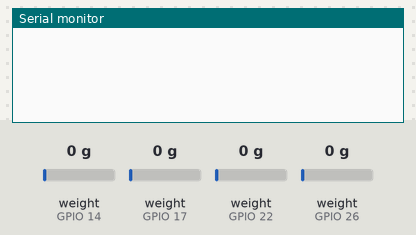
Bench run of a sketch on a simulated ESP32. Parts: the last lines printed to the serial monitor. The test bench sets the inputs (shaded band); at power-on: weight on the scale (sensors on GPIO 14, GPIO 17, GPIO 22, GPIO 26) 0 g.

Above: at 1.6 s.
1.7 s: weight on the scale (sensor on GPIO 14) set to 100 g
At 3.2 s:
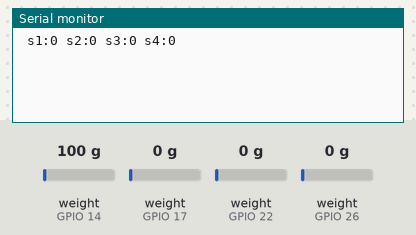
4.7 s: weight on the scale (sensor on GPIO 17) set to 100 g
At 5.7 s:
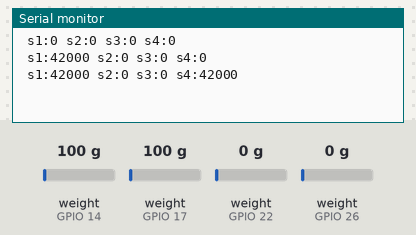
6.2 s: weight on the scale (sensor on GPIO 22) set to 100 g
At 7.5 s:
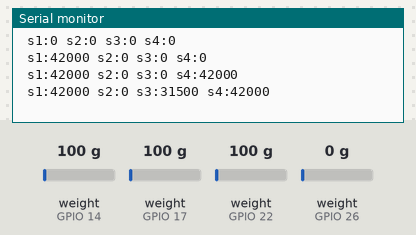
7.7 s: weight on the scale (sensor on GPIO 26) set to 100 g
At 9.0 s:
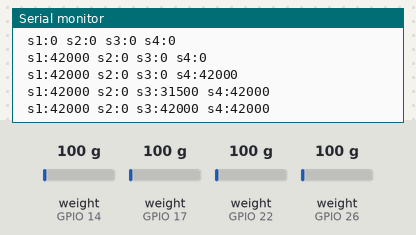
9.2 s: weight on the scale (sensor on GPIO 14) set to 1250 g
At 10.5 s:
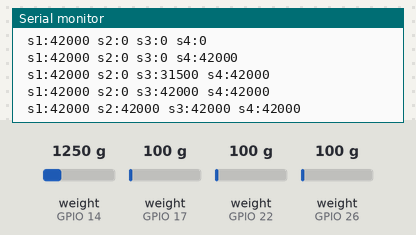
10.7 s: weight on the scale (sensor on GPIO 17) set to 1250 g
At 12.0 s:
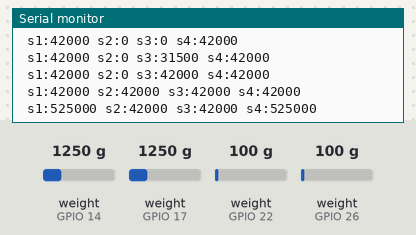
Timing chart, 0 to 13.2 s (numbered marks = the images above; inputs shaded):
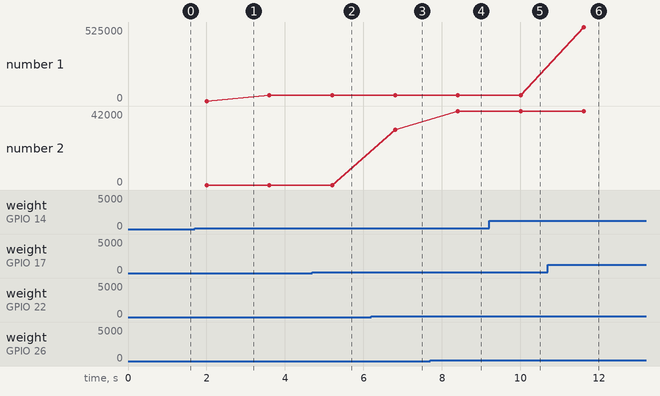

Measured:
- after the input at 4.7 s, the serial monitor: prints a new line after 0.51 s (image 2)
- after the input at 6.2 s, the serial monitor: prints a new line after 0.61 s (image 3)
- after the input at 10.7 s, the serial monitor: prints a new line after 0.91 s (image 6)
- plotted number 2: 0 → 31500 after the input at 6.2 s

The sketch:

arduino_hx711_use.ino
```cpp
#include "HX711.h"

HX711 scale(14, 27);
HX711 scale2(26, 25);    // parameter "gain" is ommited; the default value 128 is used by the library
HX711 scale3(22, 23);//오류 발생
HX711 scale4(17, 5);

long settingvalue1;
long settingvalue2;
long settingvalue3;
long settingvalue4;

void setup() {
  // put your setup code here, to run once:
  Serial.begin(115200);
  settingvalue1 = scale.read(); //1번 센서 처음 세팅 값

  settingvalue2 = scale2.read(); //1번 센서 처음 세팅 값
  settingvalue3 = scale3.read(); //1번 센서 처음 세팅 값
  settingvalue4 = scale4.read(); //1번 센서 처음 세팅 값
}

void loop() {
  // put your main code here, to run repeatedly:
  long reading = valueconf();
  long reading2 = valueconf2();
  long reading3 = valueconf3();
  long reading4 = valueconf4();
  Serial.print(" s1:");
  Serial.print(reading-settingvalue1);
  Serial.print(" s2:");
  Serial.print(reading2-settingvalue2);
  Serial.print(" s3:");
  Serial.print(reading3-settingvalue3);
  Serial.print(" s4:");
  Serial.println(reading4-settingvalue4);
}

long valueconf(){
  long readingav=0;
  for(int i=0;i<=3;i++){
    readingav=readingav+scale.read();
  }
  return readingav/4;
}

long valueconf2(){
  long readingav=0;
  for(int i=0;i<=3;i++){
    readingav=readingav+scale2.read();
  }
  return readingav/4;
}

long valueconf3(){
  long readingav=0;
  for(int i=0;i<=3;i++){
    readingav=readingav+scale3.read();
  }
  return readingav/4;
}

long valueconf4(){
  long readingav=0;
  for(int i=0;i<=3;i++){
    readingav=readingav+scale4.read();
  }
  return readingav/4;
}
```
